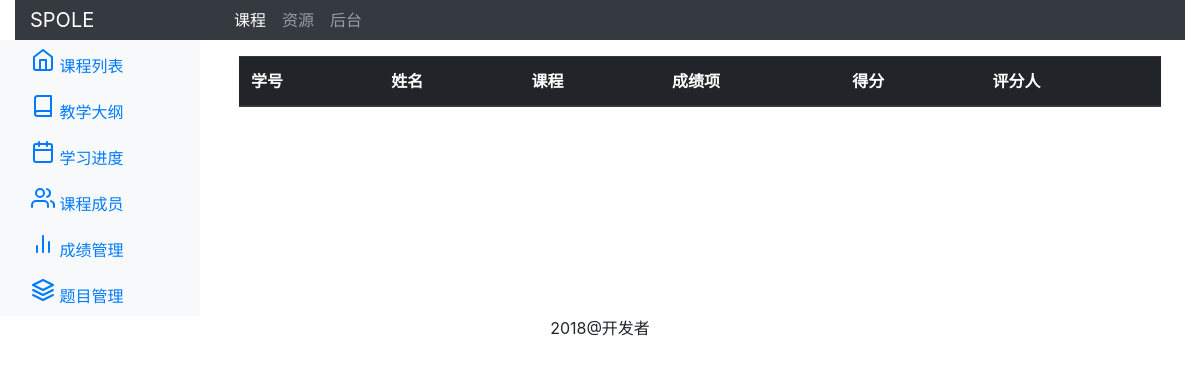
Before: /cms/course/1/grades/2/ with the older database file.
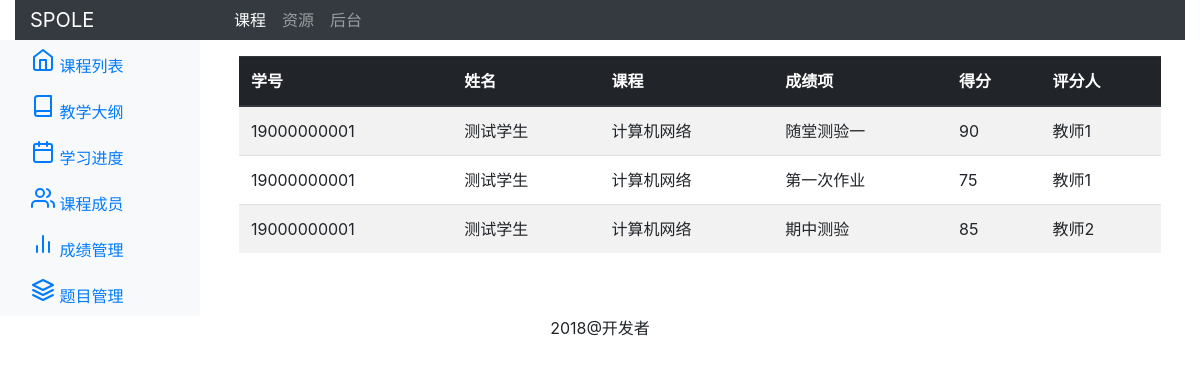
After: the same page with the newer database file.
### cms/models.py (models this page shows, shortened)
class Grade(models.Model):
    course = models.ForeignKey(Course,on_delete=models.CASCADE,related_name="grades",default=None,verbose_name='所属课程')
    member = models.ForeignKey(Member,on_delete=models.CASCADE,related_name="grades",default=None,verbose_name='学生')
    item = models.CharField(max_length=300,verbose_name='成绩项')
    score = models.CharField(max_length=300,verbose_name='得分')
    grader = models.CharField(max_length=300,verbose_name='评分人')
    class Meta:
        verbose_name_plural = '成绩'

class Member(models.Model):
    ROLE_CHOICES = (
    ('teacher', '教师'),
    ('student', '学生'),
    )
    course = models.ForeignKey(Course,on_delete=models.CASCADE,related_name="members",default=None,verbose_name='所属课程')
    name = models.CharField(max_length=300,verbose_name='姓名')
    sno = models.CharField(max_length=300,verbose_name='学号')
    user = models.ForeignKey(User,on_delete=models.SET_NULL,related_name="members",null=True,blank=True,default=None,verbose_name='系统用户')
    role = models.CharField(max_length=300,choices=ROLE_CHOICES,verbose_name='角色')
    joined = models.DateTimeField(auto_now_add=True,verbose_name='加入时间')
    class Meta:
        verbose_name_plural = '成员'

class Course(models.Model):
    name = models.CharField(max_length=300,verbose_name='课程名称')
    code = models.CharField(max_length=300,verbose_name='课程代码')
    introduction = RichTextUploadingField(verbose_name='课程简介')#引入ckeditor编辑器
    picture = models.ImageField(verbose_name='课程封面')
    term = models.CharField(max_length=300,verbose_name='学期代码')
    author = models.ForeignKey(User,on_delete=models.CASCADE,\
      related_name="courses",default=None,verbose_name='创建者')#外键型字段
    created = models.DateTimeField(auto_now_add=True)
    class Meta:
        verbose_name_plural = '课程'

### cms/views.py (the view)
# urls.py: path('course/<int:course_id>/grades/<int:member_id>/',views.grade_show,name="grade_show"),
def grade_show(request,course_id,member_id):
    grades = Grade.objects.filter(course_id=course_id).filter(member_id=member_id)
    return render(request, "grade_content.html",{"grades":grades,"course_id":course_id})

### cms/templates/grade_content.html (shortened to what this page needs)
{% extends "base_cms.html" %}
{% block content %}
<div class="container-fluid">
<table class="table table-striped">
    <thead class="thead-dark">
    <tr>
        <th scope="col">学号</th>
        <th scope="col">姓名</th>
        <th scope="col">课程</th>
        <th scope="col">成绩项</th>
        <th scope="col">得分</th>
        <th scope="col">评分人</th>
    </tr>
    </thead>
    <tbody>
        {% for grade in grades%}
        <tr>
            <td>{{grade.member.sno}}</td>
            <td>{{grade.member.name}}</td>
            <td>{{grade.course.name}}</td>
            <td>{{grade.item}}</td>
            <td>{{grade.score}}</td>
            <td>{{grade.grader}}</td>
        </tr>
        {% endfor %}
    </tbody>
</table>
</div>
{% endblock %}

Changed rows visible on the page:
added Grade: member.sno "19000000001", member.name "测试学生", course.name "计算机网络", item "随堂测验一", score "90", grader "教师1"
added Grade: member.sno "19000000001", member.name "测试学生", course.name "计算机网络", item "第一次作业", score "75", grader "教师1"
added Grade: member.sno "19000000001", member.name "测试学生", course.name "计算机网络", item "期中测验", score "85", grader "教师2"
